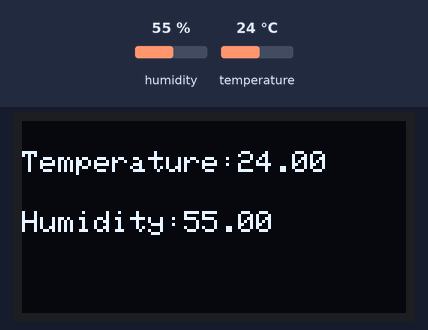
This sketch was run on a simulated ESP32. Shown: 128×64 one-colour display. The test bench sets the inputs (shaded band); at power-on: temperature 24 °C, humidity 55 %. WiFi joins after 1.5 s; servers stay silent unless stated; what the sketch prints to the serial monitor is not drawn.

Above: at 3.2 s.
3.3 s: temperature set to 41 °C
At 5.0 s:
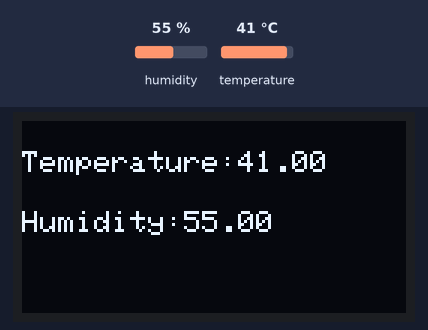
6.0 s: humidity set to 22 %
At 6.5 s:
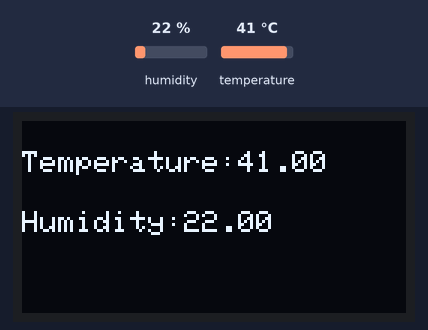
8.7 s: humidity set to 40 %
At 10.6 s:
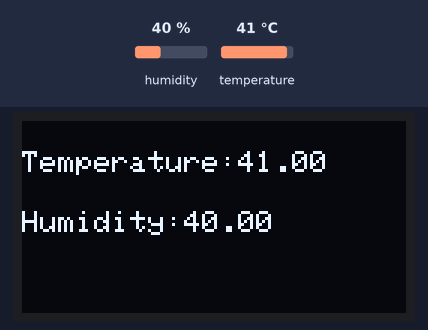
11.6 s: temperature set to 35.8 °C
At 13.3 s:
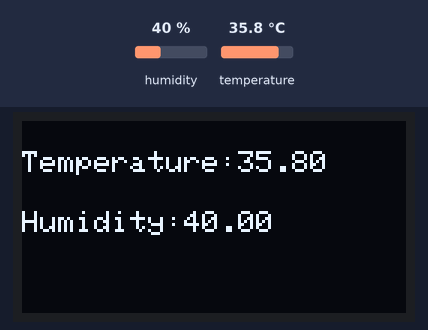
14.3 s: temperature set to 34.2 °C
At 17.4 s:
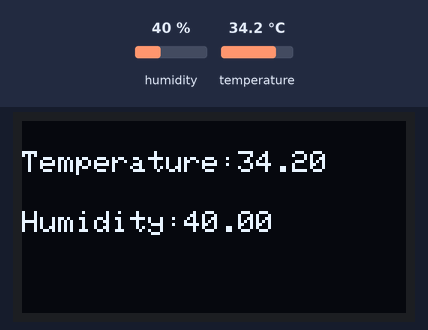
Timing chart, 0 to 18.7 s (numbered marks = the images above; inputs shaded):
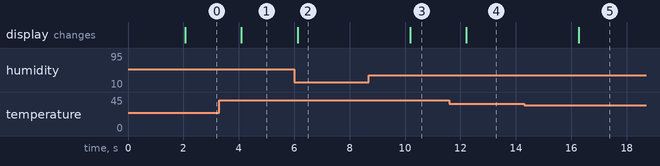

The sketch:

smart_dashboard.ino
```cpp
#include <WiFi.h>
#include "DHT.h"
#include <Wire.h>
#include <Adafruit_GFX.h>
#include <Adafruit_SSD1306.h>

#define DHTPIN 4
#define DHTTYPE DHT22

const char* ssid = "sanju";
const char* password = "";

DHT dht(DHTPIN, DHTTYPE);
Adafruit_SSD1306 display(128, 64, &Wire, -1);

float temp;
float hum;

void setup() {
  Serial.begin(115200);
  dht.begin();

  display.begin(SSD1306_SWITCHCAPVCC, 0x3C);
  display.clearDisplay();

  WiFi.begin(ssid, password);

  while (WiFi.status() != WL_CONNECTED) {
    delay(1000);
    Serial.println("Connecting...");
  }

  Serial.println("Connected!");
}

void loop() {
  temp = dht.readTemperature();
  hum = dht.readHumidity();

  Serial.print(temp);
  Serial.print(",");
  Serial.println(hum);

  display.clearDisplay();
  display.setTextSize(1);

  display.setCursor(0, 10);
  display.print("Temperature:");
  display.print(temp);

  display.setCursor(0, 30);
  display.print("Humidity:");
  display.print(hum);

  display.display();

  if (temp > 35) {
    Serial.println("Warning: High Temperature!");
  }

  delay(2000);
}
```

Measured:
- after the input at 3.3 s, the display: changes after 0.79 s (image 1)
- after the input at 6.0 s, the display: changes after 0.13 s (image 2)
- after the input at 8.7 s, the display: changes after 1.5 s (image 3)
- after the input at 11.6 s, the display: changes after 0.62 s (image 4)
- after the input at 14.3 s, the display: changes after 2.0 s (image 5)
